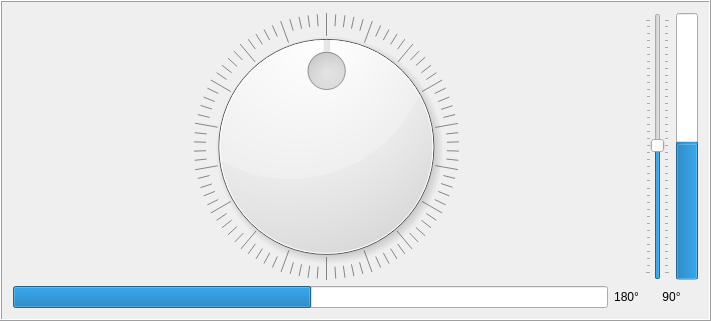
   <widget class="QFrame" name="positionFRM">
    <property name="geometry">
     <rect>
      <x>470</x>
      <y>50</y>
      <width>711</width>
      <height>321</height>
     </rect>
    </property>
    <property name="frameShape">
     <enum>QFrame::Shape::Box</enum>
    </property>
    <property name="frameShadow">
     <enum>QFrame::Shadow::Raised</enum>
    </property>
    <property name="lineWidth">
     <number>1</number>
    </property>
    <layout class="QGridLayout" name="gridLayout">
     <item row="0" column="0">
      <layout class="QGridLayout" name="positionGRID">
       <item row="0" column="3">
        <widget class="QSlider" name="yValueSLDR">
         <property name="minimum">
          <number>0</number>
         </property>
         <property name="maximum">
          <number>179</number>
         </property>
         <property name="pageStep">
          <number>5</number>
         </property>
         <property name="value">
          <number>90</number>
         </property>
         <property name="orientation">
          <enum>Qt::Orientation::Vertical</enum>
         </property>
         <property name="tickPosition">
          <enum>QSlider::TickPosition::TicksBothSides</enum>
         </property>
        </widget>
       </item>
       <item row="0" column="4">
        <widget class="QProgressBar" name="yValueBAR">
         <property name="minimum">
          <number>0</number>
         </property>
         <property name="maximum">
          <number>179</number>
         </property>
         <property name="value">
          <number>90</number>
         </property>
         <property name="alignment">
          <set>Qt::AlignmentFlag::AlignCenter</set>
         </property>
         <property name="textVisible">
          <bool>false</bool>
         </property>
         <property name="orientation">
          <enum>Qt::Orientation::Vertical</enum>
         </property>
         <property name="invertedAppearance">
          <bool>false</bool>
         </property>
         <property name="textDirection">
          <enum>QProgressBar::Direction::TopToBottom</enum>
         </property>
        </widget>
       </item>
       <item row="2" column="1">
        <widget class="QProgressBar" name="xValueBAR">
         <property name="sizePolicy">
          <sizepolicy hsizetype="Expanding" vsizetype="Fixed">
           <horstretch>0</horstretch>
           <verstretch>0</verstretch>
          </sizepolicy>
         </property>
         <property name="minimum">
          <number>0</number>
         </property>
         <property name="maximum">
          <number>359</number>
         </property>
         <property name="value">
          <number>180</number>
         </property>
         <property name="textVisible">
          <bool>false</bool>
         </property>
         <property name="format">
          <string>%p%</string>
         </property>
        </widget>
       </item>
       <item row="2" column="2">
        <widget class="QLabel" name="xValueLBL">
         <property name="frameShape">
          <enum>QFrame::Shape::NoFrame</enum>
         </property>
         <property name="text">
          <string>180°</string>
         </property>
         <property name="alignment">
          <set>Qt::AlignmentFlag::AlignCenter</set>
         </property>
        </widget>
       </item>
       <item row="0" column="1" colspan="2">
        <widget class="QDial" name="xValueDIAL">
         <property name="focusPolicy">
          <enum>Qt::FocusPolicy::WheelFocus</enum>
         </property>
         <property name="minimum">
          <number>0</number>
         </property>
         <property name="maximum">
          <number>359</number>
         </property>
         <property name="pageStep">
          <number>5</number>
         </property>
         <property name="value">
          <number>180</number>
         </property>
         <property name="wrapping">
          <bool>true</bool>
         </property>
         <property name="notchesVisible">
          <bool>true</bool>
         </property>
        </widget>
       </item>
       <item row="2" column="3" colspan="2">
        <widget class="QLabel" name="yValueLBL">
         <property name="frameShape">
          <enum>QFrame::Shape::NoFrame</enum>
         </property>
         <property name="text">
          <string>90°</string>
         </property>
         <property name="alignment">
          <set>Qt::AlignmentFlag::AlignCenter</set>
         </property>
        </widget>
       </item>
      </layout>
     </item>
    </layout>
   </widget>
